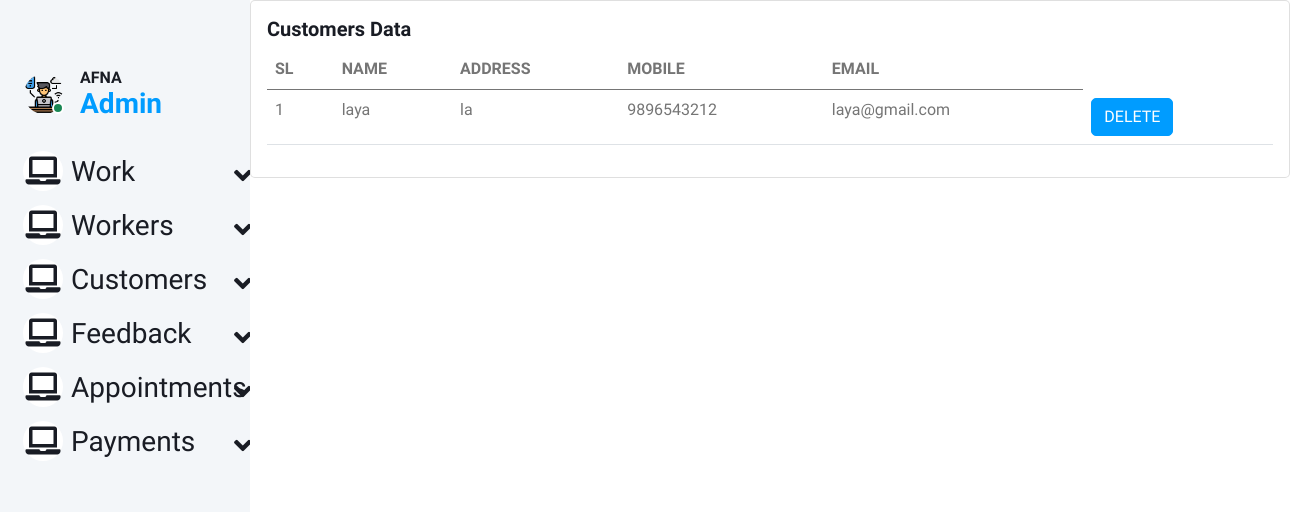
Page /customers_data on the earlier database version.
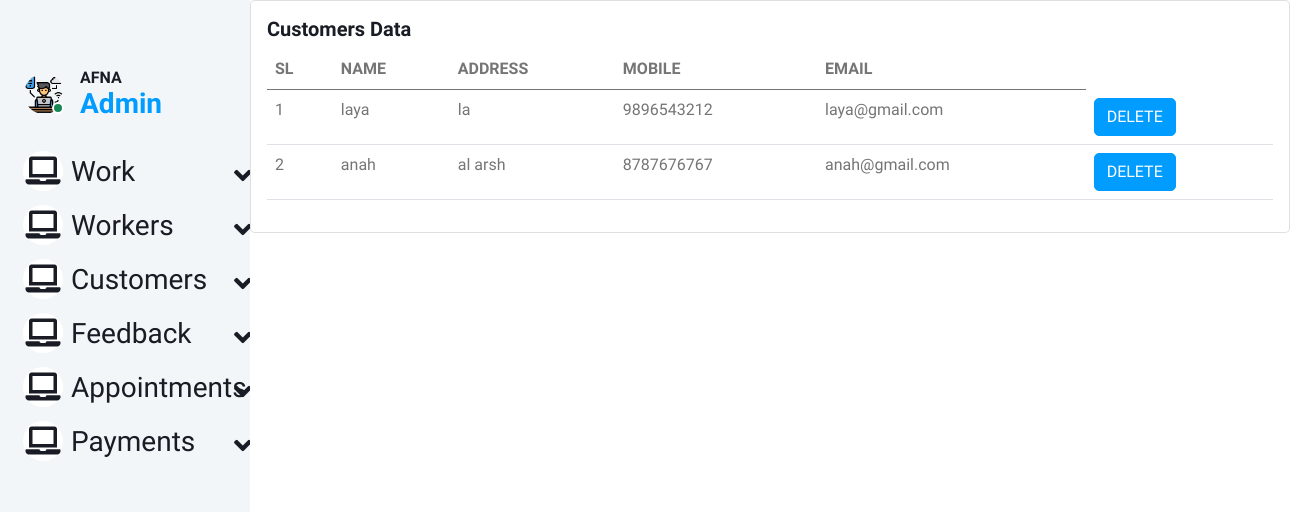
Same page on the later database version.
### online_home_service_app/models.py (models this page shows)
class Register(models.Model):
    user = models.OneToOneField(Login,on_delete=models.CASCADE)
    name = models.CharField(max_length=100)
    address = models.CharField(max_length=100)
    mobile = models.CharField(max_length=10)
    email = models.EmailField()
    def __str__(self):
        return self.name

### online_home_service_app/views.py (the view)
# urls.py: path("customers_data", views.customers_data, name="customers_data"),
def customers_data(request):
    data = Register.objects.all()
    print(data)
    return render(request,"admin/customers_data.html",{'data':data})

### templates/admin/customers_data.html (shortened to what this page needs)
{% extends "admin/admin base.html" %}
{% block content %}
<div class="card" style="width: 65rem;">
  <div class="card-body">
    <h5 class="card-title">Customers Data</h5>
        <table class="table">
  <thead>
    <tr>
      <th scope="col">SL</th>
      <th scope="col">NAME</th>
      <th scope="col">ADDRESS</th>
      <th scope="col">MOBILE</th>
      <th scope="col">EMAIL</th>
    </tr>
  </thead>
  <tbody>
      {% for i in data %}
    <tr>
      <td>{{forloop.counter}}</td>
      <td>{{i.name}}</td>
        <td>{{i.address}}</td>
         <td>{{i.mobile}}</td>
      <td>{{i.email}}</td>
      <td><a href="{% url 'delete_it' i.id %}" class="btn btn-primary">DELETE</a> </td>
    </tr>
{% endfor %}
  </tbody>
  </table>
{% endblock %}

Differences in the rows shown:
added Register: name "anah", address "al arsh", mobile "8787676767", email "anah@gmail.com"
